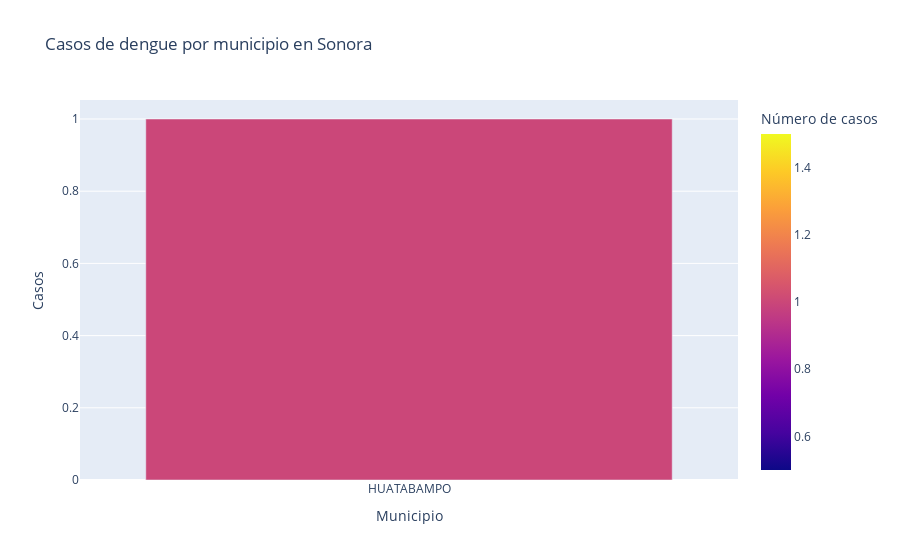

Notebook code for this chart:
### Code cell
# Graficamos los casos por municipio
fig = px.bar(casos_por_municipio_SR, x='MUNICIPIO', y='CASOS', title='Casos de dengue por municipio en Sonora',
             category_orders={"MUNICIPIO": casos_por_municipio_SR.sort_values(by='CASOS', ascending=False)['MUNICIPIO']},
             color='CASOS', labels={'CASOS': 'Número de casos'})
fig.update_layout(xaxis_title='Municipio', yaxis_title='Casos')
fig.show()

### Figure 1 — Plotly figure (JSON) as saved in the notebook; plotly's stock layout.template omitted (floating-point values rounded to 4 significant figures)
{"data": [{"alignmentgroup": "True", "hovertemplate": "MUNICIPIO=%{x}<br>Número de casos=%{marker.color}<extra></extra>", "legendgroup": "", "marker": {"color": [1], "coloraxis": "coloraxis", "pattern": {"shape": ""}}, "name": "", "offsetgroup": "", "orientation": "v", "showlegend": false, "textposition": "auto", "type": "bar", "x": ["HUATABAMPO"], "xaxis": "x", "y": [1], "yaxis": "y"}], "layout": {"barmode": "relative", "coloraxis": {"colorbar": {"title": {"text": "Número de casos"}}, "colorscale": [[0, "#0d0887"], [0.1111, "#46039f"], [0.2222, "#7201a8"], [0.3333, "#9c179e"], [0.4444, "#bd3786"], [0.5556, "#d8576b"], [0.6667, "#ed7953"], [0.7778, "#fb9f3a"], [0.8889, "#fdca26"], [1, "#f0f921"]]}, "legend": {"tracegroupgap": 0}, "title": {"text": "Casos de dengue por municipio en Sonora"}, "xaxis": {"anchor": "y", "categoryarray": ["HUATABAMPO"], "categoryorder": "array", "domain": [0, 1], "title": {"text": "Municipio"}}, "yaxis": {"anchor": "x", "domain": [0, 1], "title": {"text": "Casos"}}}}
